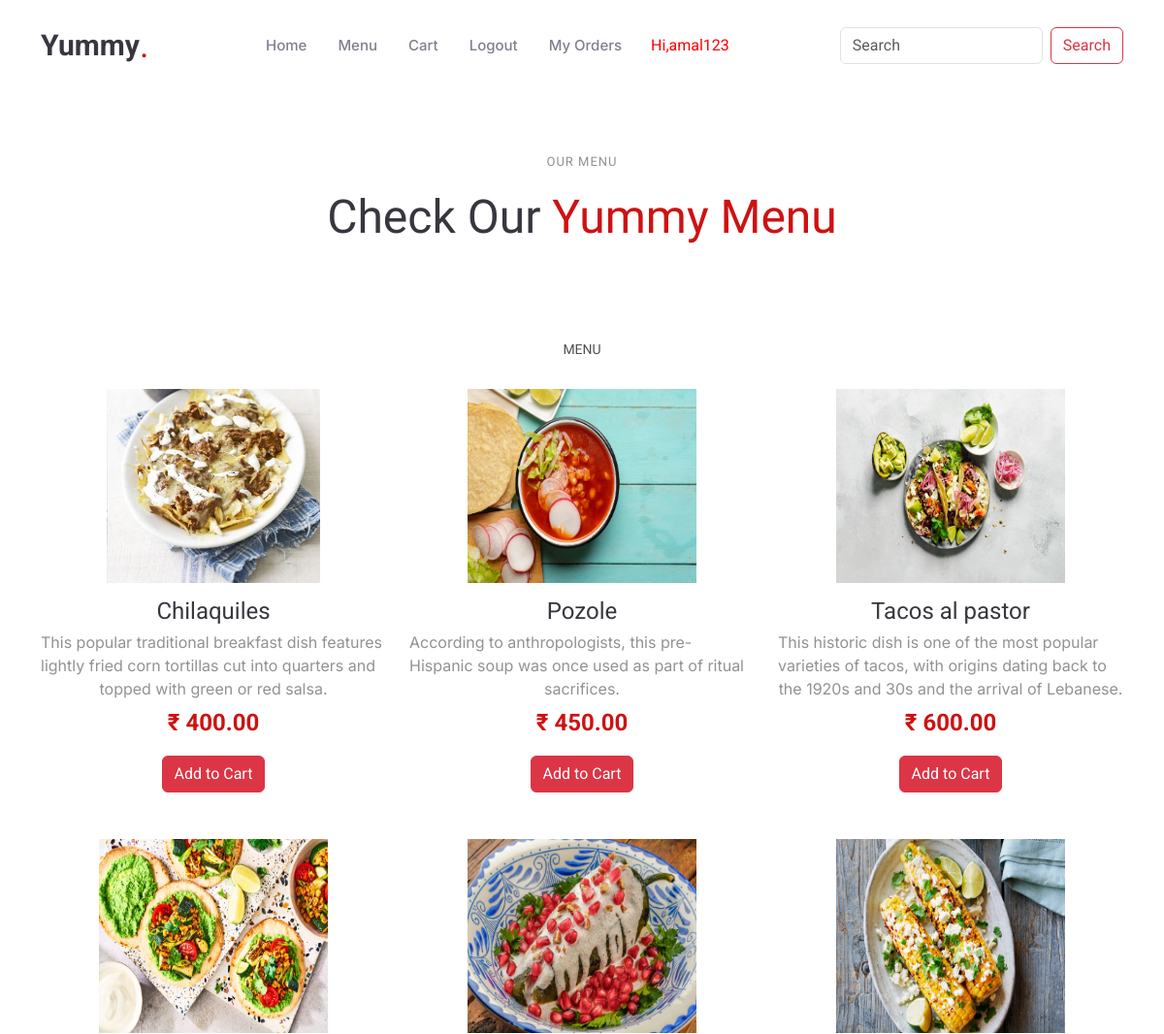
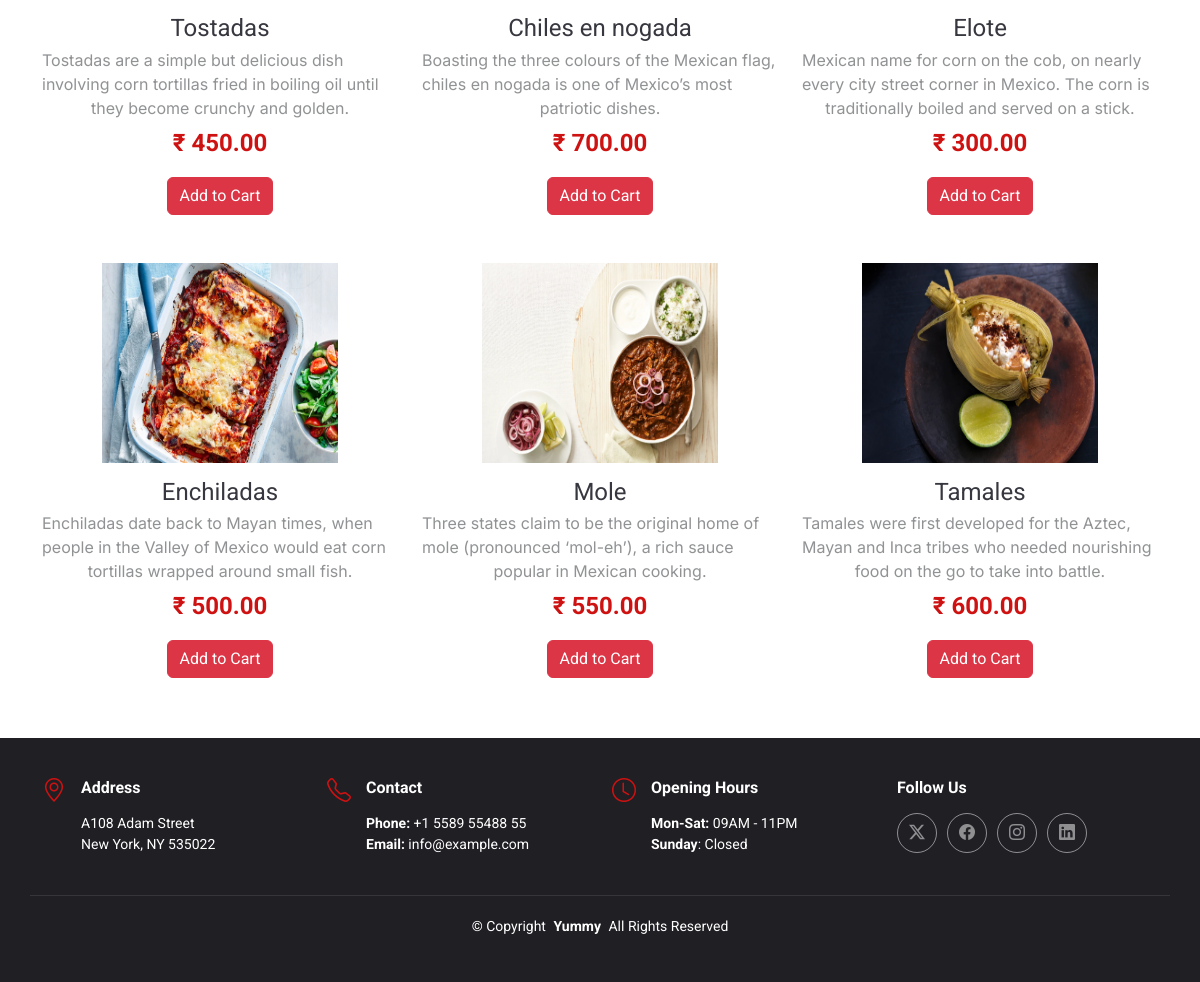
The app's page /menu/ (signed in) with its own data (2 pictures, top to bottom).
### shop/models.py (models this page shows, shortened)
class Dish(models.Model):
    name=models.CharField(max_length=50)
    desc=models.TextField()
    image=models.ImageField(upload_to='dishes',blank=True,null=True)
    price=models.DecimalField(max_digits=10,decimal_places=2)
    available=models.BooleanField(default=True)
    created=models.DateTimeField(auto_now_add=True)
    updated=models.DateTimeField(auto_now=True)

### shop/views.py (the view)
# urls.py: path('menu/',views.menu,name='menu'),
def menu(request):
    d = Dish.objects.all()
    return render(request, 'menu.html', {'dish': d})

### template/menu.html
<!DOCTYPE html>
{% extends 'base.html' %}
{% load static %}
{% block content %}
<section id="menu" class="menu section">
          <div class="container section-title" data-aos="fade-up">
            <h2>Our Menu</h2>
            <p><span>Check Our</span> <span class="description-title">Yummy Menu</span></p>
          </div>
    <div class="container">
        <div class="tab-content" data-aos="fade-up" data-aos-delay="200">
          <div class="tab-pane fade active show">
            <div class="tab-header text-center">
              <p>Menu</p>
            </div>
        <div class="row gy-5">
            {% for i in dish %}
              <div class="col-lg-4 menu-item">
                <a href="" class="glightbox"><img src="{{i.image.url}}" class="menu-img img-fluid" style="height:200px" alt=""></a>
                <h4>{{i.name}}</h4>
                <p class="ingredients">
                  {{i.desc}}
                </p>
                <p class="price">
                  ₹ {{i.price}}
                </p>
                  {% if user.is_superuser %}
                        <div>
                            <a href="{% url 'admin:index' %}" class="btn btn-danger">Add</a>
                        </div>
                  {% elif user.is_authenticated %}
                      <div>
                          <a href="{% url 'cart:add_to_cart' i.id %}" class="btn btn-danger">Add to Cart</a>
                      </div>
                  {% else %}
                      <div>
                          <a href="{% url 'shop:login' %}" class="btn btn-danger">Add to Cart</a>
                      </div>
                  {% endif %}
              </div>
            {% endfor %}
        </div>
          </div>
        </div>
    </div>
</section>
{% endblock %}

### template/base.html (shortened to what this page needs)
<!DOCTYPE html>
{% load static %}
<html lang="en">
<link rel="stylesheet" href="https://cdnjs.cloudflare.com/ajax/libs/font-awesome/6.5.2/css/all.min.css" />
<head>
  <link rel="stylesheet" href="https://cdnjs.cloudflare.com/ajax/libs/font-awesome/6.6.0/css/brands.min.css" />
  <link href="{% static 'assets/vendor/bootstrap/css/bootstrap.min.css' %}" rel="stylesheet">
  <link href="{% static 'assets/vendor/bootstrap-icons/bootstrap-icons.css' %}" rel="stylesheet">
  <link href="{% static 'assets/vendor/aos/aos.css' %}" rel="stylesheet">
  <link href="{% static 'assets/vendor/glightbox/css/glightbox.min.css' %}" rel="stylesheet">
  <link href="{% static 'assets/vendor/swiper/swiper-bundle.min.css' %}" rel="stylesheet">
  <link href="{% static 'assets/css/main.css' %}" rel="stylesheet">
</head>
<body class="index-page">
  <header id="header" class="header d-flex align-items-center sticky-top">
    <div class="container position-relative d-flex align-items-center justify-content-between">
      <a href="{% url 'shop:home' %}" class="logo d-flex align-items-center me-auto me-xl-0">
        <h1 class="sitename">Yummy</h1>
        <span>.</span>
      </a>
      <nav id="navmenu" class="navmenu">
        <ul>
          <li><a href="{% url 'shop:home' %}">Home<br></a></li>
          <li><a href="{% url 'shop:menu' %}">Menu</a></li>
          {% if user.is_superuser %}
            <li><a href="{% url 'shop:logout' %}">Logout</a></li>
            <li style="color:red">Hi,{{user.username}}</li>
          {% elif user.is_authenticated %}
            <li><a href="{% url 'cart:view_cart' %}">Cart</a></li>
            <li><a href="{% url 'shop:logout' %}">Logout</a></li>
            <li><a href="{% url 'cart:my_orders' %}">My Orders</a></li>
            <li style="color:red">Hi,{{user.username}}</li>
          {% else %}
            <li><a href="{% url 'shop:register' %}">Register</a></li>
            <li><a href="{% url 'shop:login' %}">Login</a></li>
            <li style="color:red">Hi,Guest</li>
          {% endif %}
          <div style="padding-left:100px">
          <form class="d-flex" action="{% url 'shop:search' %}" method="post">
            <input class="form-control me-2" type="search" name="s" placeholder="Search" aria-label="Search">
            <button class="btn btn-outline-danger" type="submit">Search</button>
          </form>
          </div>
        </ul>
      </nav>
    </div>
  </header>
{% block content %}{% endblock %}
  <footer id="footer" class="footer dark-background">
    <div class="container">
      <div class="row gy-3">
        <div class="col-lg-3 col-md-6 d-flex">
          <i class="bi bi-geo-alt icon"></i>
          <div class="address">
            <h4>Address</h4>
            <p>A108 Adam Street</p>
            <p>New York, NY 535022</p>
          </div>
        </div>
        <div class="col-lg-3 col-md-6 d-flex">
          <i class="bi bi-telephone icon"></i>
          <div>
            <h4>Contact</h4>
            <p>
              <strong>Phone:</strong> <span>+1 5589 55488 55</span><br>
              <strong>Email:</strong> <span>info@example.com</span><br>
            </p>
          </div>
        </div>
        <div class="col-lg-3 col-md-6 d-flex">
          <i class="bi bi-clock icon"></i>
          <div>
            <h4>Opening Hours</h4>
            <p>
              <strong>Mon-Sat:</strong> <span>09AM - 11PM</span><br>
              <strong>Sunday</strong>: <span>Closed</span>
            </p>
          </div>
        </div>
        <div class="col-lg-3 col-md-6">
          <h4>Follow Us</h4>
          <div class="social-links d-flex">
            <a href="#" class="twitter"><i class="bi bi-twitter-x"></i></a>
            <a href="#" class="facebook"><i class="bi bi-facebook"></i></a>
            <a href="#" class="instagram"><i class="bi bi-instagram"></i></a>
            <a href="#" class="linkedin"><i class="bi bi-linkedin"></i></a>
          </div>
        </div>
      </div>
    </div>
    <div class="container copyright text-center mt-4">
      <p>© <span>Copyright</span> <strong class="px-1 sitename">Yummy</strong> <span>All Rights Reserved</span></p>
    </div>
  </footer>
</body>
</html>

### records on screen
Dish: image (picture), name "Chilaquiles", desc "This popular traditional breakfast dish features lightly fried corn tortillas cut into quarters and topped with green or red salsa.", price "400.00"
Dish: image (picture), name "Pozole", desc "According to anthropologists, this pre-Hispanic soup was once used as part of ritual sacrifices.", price "450.00"
Dish: image (picture), name "Tacos al pastor", desc "This historic dish is one of the most popular varieties of tacos, with origins dating back to the 1920s and 30s and the arrival of Lebanese.", price "600.00"
Dish: image (picture), name "Tostadas", desc "Tostadas are a simple but delicious dish involving corn tortillas fried in boiling oil until they become crunchy and golden.", price "450.00"
Dish: image (picture), name "Chiles en nogada", desc "Boasting the three colours of the Mexican flag, chiles en nogada is one of Mexico’s most patriotic dishes.", price "700.00"
Dish: image (picture), name "Elote", desc "Mexican name for corn on the cob, on nearly every city street corner in Mexico. The corn is traditionally boiled and served on a stick.", price "300.00"
Dish: image (picture), name "Enchiladas", desc "Enchiladas date back to Mayan times, when people in the Valley of Mexico would eat corn tortillas wrapped around small fish.", price "500.00"
Dish: image (picture), name "Mole", desc "Three states claim to be the original home of mole (pronounced ‘mol-eh’), a rich sauce popular in Mexican cooking.", price "550.00"
Dish: image (picture), name "Tamales", desc "Tamales were first developed for the Aztec, Mayan and Inca tribes who needed nourishing food on the go to take into battle.", price "600.00"

### other values on screen
{{ user.username }} "amal123"
